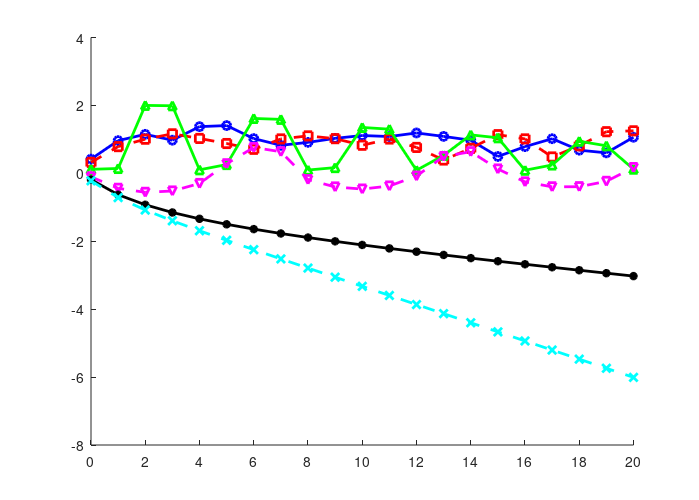

This chart was generated by the following MATLAB code: (Note: this script raises an error after producing the figure.)

vS=[1;exp(-j*2*pi/3);exp(j*2*pi/3)];

sL1a=0.7+1.5i;
sL1b=0.8+1.5i;
sL1c=0.8+2.5i;
sL1=[sL1a;sL1b;sL1c];

sL2a=0.6+2.5i;
sL2b=0.6+0.5i;
sL2c=0.3+0.5i;
sL2=[sL2a;sL2b;sL2c];

sL=[sL1;sL2];

y1S=0.077-5.33i;
y12=0.056-8.66i;

Y1S=y1S*eye(3); 
Y12=y12*eye(3); 

Y=[Y1S+Y12 -Y12; -Y12 Y12]; 
Y_NS=[-Y1S; zeros(3,3)]; 




maxIt=21;


Z=inv(Y); 
w=-Z*Y_NS*vS;

theta=[1;0.8;0.5;0.3;0.25;0.23];

CPQ=max( sum( abs(Z*diag(sL)*diag(1./w)),2)); 
K=1./min(abs(w));

C2PQ=max(sum( abs( Z*diag(sL)*diag(1./w)*diag(1./w)),2)); 

% x=fsolve(@(v)nonlinearPQ(v, sL, Y, Y_NS, vS ),w);

%% Plot1
vIterations1=zeros(6,maxIt); 
vIterations1(:,1)=w;
err1=zeros(maxIt,1);

sLPlot1=theta(1)*sL;
for it=2:maxIt
    
    
    fv=-conj(sLPlot1./vIterations1(:,it-1));
    err1(it-1)= max(abs(fv-Y*vIterations1(:,it-1)-Y_NS*vS)); 
    str=[num2str(err1(it-1)), '\n']; 
    fprintf(str);
    vIterations1(:,it)=  (Y)\ (fv-Y_NS*vS);
    
    
end
vSol1=vIterations1(:,end); 
fv=-conj(sLPlot1./vSol1);
err1(end)=max(abs(fv-Y*vSol1-Y_NS*vS)); 


%% Plot2
vIterations2=zeros(6,maxIt); 
vIterations2(:,1)=w;
err2=zeros(maxIt,1);

sLPlot2=theta(2)*sL;
for it=2:maxIt
    
    
    fv=-conj(sLPlot2./vIterations2(:,it-1));
    err2(it-1)= max(abs(fv-Y*vIterations2(:,it-1)-Y_NS*vS)); 
    str=[num2str(err2(it-1)), '\n']; 
    fprintf(str);
    vIterations2(:,it)=  (Y)\ (fv-Y_NS*vS);
    
    
end
vSol2=vIterations2(:,end); 
fv=-conj(sLPlot2./vSol2);
err2(end)=max(abs(fv-Y*vSol2-Y_NS*vS)); 



%% Plot3
vIterations3=zeros(6,maxIt); 
vIterations3(:,1)=w;
err3=zeros(maxIt,1);

sLPlot3=theta(3)*sL;
for it=2:maxIt
    
    
    fv=-conj(sLPlot3./vIterations3(:,it-1));
    err3(it-1)= max(abs(fv-Y*vIterations3(:,it-1)-Y_NS*vS)); 
    str=[num2str(err3(it-1)), '\n']; 
    fprintf(str);
    vIterations3(:,it)=  (Y)\ (fv-Y_NS*vS);
    
    
end
vSol3=vIterations3(:,end); 
fv=-conj(sLPlot3./vSol3);
err3(end)=max(abs(fv-Y*vSol3-Y_NS*vS)); 


%% Plot4
vIterations4=zeros(6,maxIt); 
vIterations4(:,1)=w;
err4=zeros(maxIt,1);

sLPlot4=theta(4)*sL;
for it=2:maxIt
    
    
    fv=-conj(sLPlot4./vIterations4(:,it-1));
    err4(it-1)= max(abs(fv-Y*vIterations4(:,it-1)-Y_NS*vS)); 
    str=[num2str(err4(it-1)), '\n']; 
    fprintf(str);
    vIterations4(:,it)=  (Y)\ (fv-Y_NS*vS);
    
    
end
vSol4=vIterations4(:,end); 
fv=-conj(sLPlot4./vSol4);
err4(end)=max(abs(fv-Y*vSol4-Y_NS*vS)); 


%% Plot5
vIterations5=zeros(6,maxIt); 
vIterations5(:,1)=w;
err5=zeros(maxIt,1);

sLPlot5=theta(5)*sL;
for it=2:maxIt
    
    
    fv=-conj(sLPlot5./vIterations5(:,it-1));
    err5(it-1)= max(abs(fv-Y*vIterations5(:,it-1)-Y_NS*vS)); 
    str=[num2str(err5(it-1)), '\n']; 
    fprintf(str);
    vIterations5(:,it)=  (Y)\ (fv-Y_NS*vS);
    
    
end
vSol5=vIterations5(:,end); 
fv=-conj(sLPlot5./vSol5);
err5(end)=max(abs(fv-Y*vSol5-Y_NS*vS));


%% Plot 6
vIterations6=zeros(6,maxIt); 
vIterations6(:,1)=w;
err6=zeros(maxIt,1);

sLPlot6=theta(6)*sL;
for it=2:maxIt
    
    
    fv=-conj(sLPlot6./vIterations6(:,it-1));
    err6(it-1)= max(abs(fv-Y*vIterations6(:,it-1)-Y_NS*vS)); 
    str=[num2str(err6(it-1)), '\n']; 
    fprintf(str);
    vIterations6(:,it)=  (Y)\ (fv-Y_NS*vS);
    
    
end
vSol6=vIterations6(:,end); 
fv=-conj(sLPlot6./vSol6);
err6(end)=max(abs(fv-Y*vSol6-Y_NS*vS));


%% PLots

x0=2;
y0=2;
width=7;
height=5;
threeNodeFigure=figure('Units','inches',...
'Position',[x0 y0 width height],...
'PaperPositionMode','auto');
set(threeNodeFigure, 'Name', 'threeNodeFigure');
hold on;


h1= plot(0:maxIt-1,log10(err1(1:maxIt)) , 'b-o','lineWidth',2);
hold on
 h2=plot(0:maxIt-1,log10(err2(1:maxIt)),'r--s','lineWidth',2);
 hold on;
 h3= plot(0:maxIt-1,log10(err3(1:maxIt)) , 'g-^','lineWidth',2);
 hold on;
 h4=plot(0:maxIt-1,log10(err4(1:maxIt)),'m--v','lineWidth',2);
 hold on;
 h5= plot(0:maxIt-1,log10(err5(1:maxIt)) , 'k-*','lineWidth',2);
 hold on; 
  h6= plot(0:maxIt-1,log10(err6(1:maxIt)) , 'c--x','lineWidth',2);

hold on

 


currentAxes=get(threeNodeFigure,'CurrentAxes');
set(0,'defaulttextinterpreter','latex')
set(currentAxes,'XTick',0:2:maxIt-1);
set(currentAxes,'XtickLabels',0:2:maxIt-1);
set(currentAxes,'YTick',[floor(min(min(log10([err1; err2;err3;err4;err5;err6])))):1:ceil(max(max(log10([err1;err2;err3;err4;err5;err6]))))]);
YTickLabelSet=floor(min(min(log10([err1; err2;err3;err4;err5;err6])))):1:ceil(max(max(log10([err1;err2;err3;err4;err5;err6]))));
set(currentAxes,'YTickLabel',[]);
xlim([0 maxIt-1]);
 ylim([floor(min(log10([err1; err2;err3;err4;err5;err6])))-1 ceil(max(log10([err1;err2;err3;err4;err5;err6])))+1]);
HorizontalOffset = 0.05;
ax=axis;
yTicks=get(currentAxes,'YTick');
for i = 1:length(YTickLabelSet)
%Create text box and set appropriate properties
     text(ax(1) - HorizontalOffset,yTicks(i),['$\mathbf{10^{' num2str( YTickLabelSet(i)) '}}$'],...
         'HorizontalAlignment','Right','interpreter', 'latex','fontSize',14,'fontName','Times New Roman');   
end
set(currentAxes,'fontSize',14); 
grid on; 
set(currentAxes, 'box','on'); 
xlabel('Iteration $t$','FontName','Times New Roman'); 
set(currentAxes,'FontName','Times New Roman');

ylabel('$\| \mathbf{v}[t+1]- \mathbf{v}[t]\|_{\infty}$'); 
yLabel=get(currentAxes,'yLabel');
set(yLabel,'Position',get(yLabel,'Position')-[1.5 0 0]);
legendTEXT=legend([h1, h2, h3,h4,h5,h6], '$\theta=1$', '$\theta=0.8$', '$\theta=0.5$', '$\theta=0.3$', '$\theta=0.25$','$\theta=0.23$');
set(legendTEXT,'interpreter','Latex'); 
set(legendTEXT,'fontSize',14); 
set(legendTEXT,'fontname','Times New Roman');
set(legendTEXT,'fontWeight','Bold');
set(legend,'orientation','Vertical'); 
set(legend,'location','SouthWest');
set(currentAxes,'box','on');
% 
cd('Figures'); 
print -dpdf threeNodeFigure.pdf
print -depsc2 threeNodeFigure

cd('..'); 